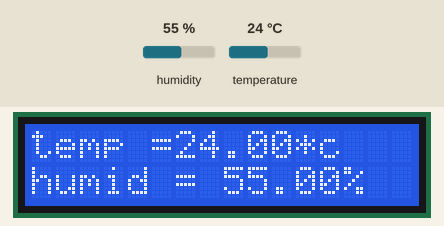
This sketch was run on a simulated Arduino Uno, built with avr-gcc and run on an emulated ATmega328P. Shown: 16×2 character LCD. The inputs (shaded band) are chosen by the test bench; at power-on: humidity 55 %, temperature 24 °C.

Above: at 1.2 s.
1.3 s: humidity set to 22 %
At 2.5 s:
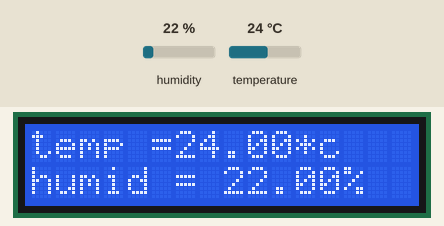
4.6 s: temperature set to 12 °C
At 6.6 s:
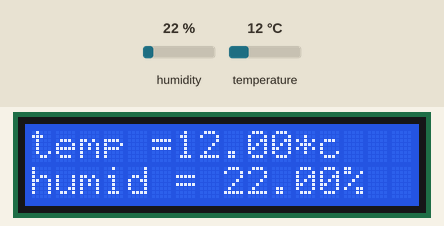
7.7 s: humidity set to 40 %
At 8.6 s:
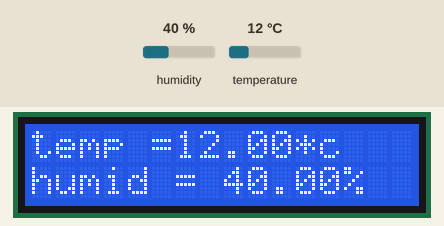
10.4 s: temperature set to 19 °C
At 12.7 s:
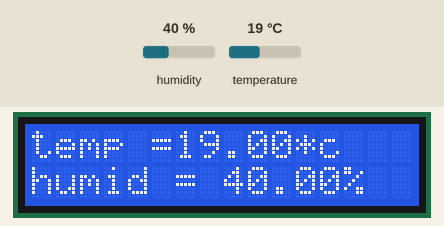
Timing chart, 0 to 14.2 s (numbered marks = the images above; inputs shaded):
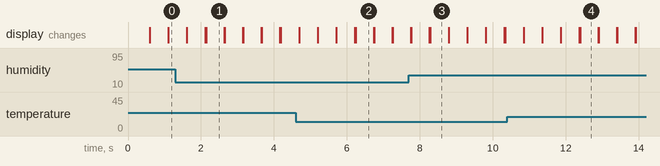

Measured:
- after the input at 1.3 s, the display: first differs from a run without the input after 0.84 s (image 1)
- after the input at 4.6 s, the display: first differs from a run without the input after 1.6 s (image 2)
- after the input at 7.7 s, the display: first differs from a run without the input after 0.59 s (image 3)
- after the input at 10.4 s, the display: first differs from a run without the input after 2.0 s (image 4)
- what the display in image 1 shows lasts 0.5 s, from 2.1 s to 2.6 s

The sketch:

sistani10.ino
```cpp
#include<LiquidCrystal.h>
const int rs = 12, en = 11, d4 = 5, d5 = 4, d6 = 3, d7 = 2;
LiquidCrystal lcd(rs, en, d4, d5, d6, d7);
#include "DHT.h"// DHT LIBRARY
#define DHTPIN 8//digital pin connected to DHT11
#define DHTTYPE DHT11
DHT dht(DHTPIN, DHTTYPE);
void setup() {
  dht.begin();
  lcd.begin(16, 2);
  pinMode(DHTPIN, INPUT);
}

void loop() {
  float humid = dht.readHumidity();//read humidity from sensor
  float temp = dht.readTemperature();//read temperature from sensor
  lcd.setCursor(0, 0);
  lcd.print("temp =");
  lcd.print(temp);
  lcd.print("*c");
  lcd.setCursor(0, 1);
  lcd.print("humid = ");
  lcd.print(humid);
  lcd.print("%");
  delay(500);//waits for 500 ms
  lcd.clear();

}
```
